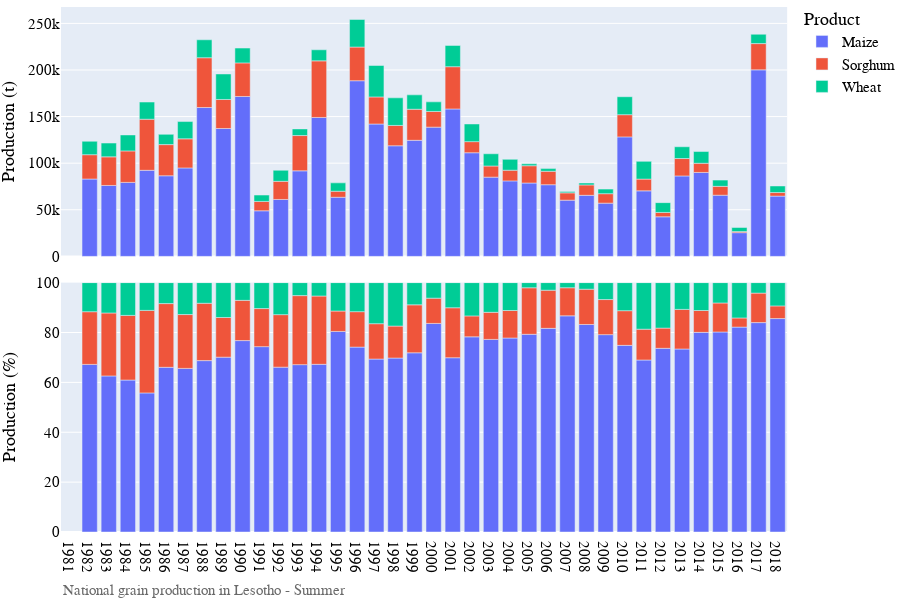
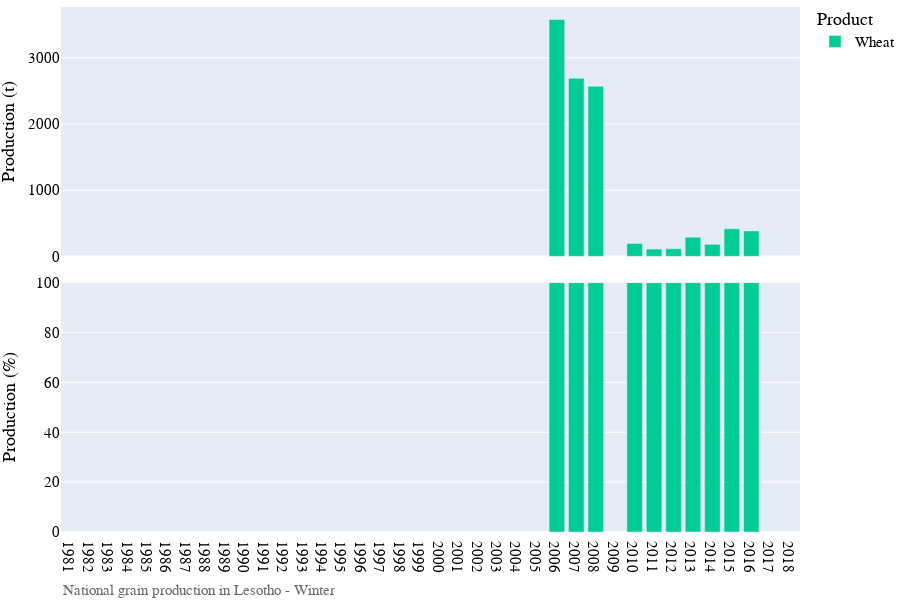

These figures' notebook cell, in order:
### Markdown cell above
## Visualization of production data

### Code cell
# Bar chart of national grain production
country_iso, country_name = 'LS', 'Lesotho'
df = pd.read_hdf('../data/crop/adm_crop_production_%s.hdf' % country_iso)
df = df[df['gscd_code']=='calibrated']; df['year'] = df['harvest_year']
year = [df['year'].min(), df['year'].max()]
product_order = ['Maize','Sorghum','Wheat']
for season_name in ['Summer','Winter']:
    footnote = 'National grain production in %s - %s' % (country_name, season_name)
    fn_save = '../figures/%s_bar_natgrainprod_%s.png' % (country_iso, season_name)
    sub = df[df['season_name'] == season_name]
    fig = PlotBarProduction(sub, year, product_order, footnote, fn_save)
    fig.show()

### Figure 1 — Plotly figure (JSON) as saved in the notebook; plotly's stock layout.template omitted (floating-point values rounded to 4 significant figures)
{"data": [{"alignmentgroup": "True", "hovertemplate": "product=Maize<br>season_name=Summer<br>type=orig_unit<br>year=%{x}<br>value=%{y}<extra></extra>", "legendgroup": "Maize", "marker": {"color": "#636efa", "pattern": {"shape": ""}}, "name": "Maize", "offsetgroup": "Maize", "orientation": "v", "showlegend": true, "textposition": "auto", "type": "bar", "x": [1982, 1983, 1984, 1985, 1986, 1987, 1988, 1989, 1990, 1991, 1992, 1993, 1994, 1995, 1996, 1997, 1998, 1999, 2000, 2001, 2002, 2003, 2004, 2005, 2006, 2007, 2008, 2009, 2010, 2011, 2012, 2013, 2014, 2015, 2016, 2017, 2018], "xaxis": "x2", "y": [83000, 76100, 79400, 92350, 86488, 94912, 159726, 137227, 171576, 48918, 61073, 91805, 149062, 63445, 188489, 142050, 118679, 124549, 138685, 158189, 111205, 85032, 80998, 78739, 76906, 60312, 65542, 57126, 128215, 70311, 42470, 86324, 90073, 65637, 25435, 200142, 64654], "yaxis": "y2"}, {"alignmentgroup": "True", "hovertemplate": "product=Maize<br>season_name=Summer<br>type=percent<br>year=%{x}<br>value=%{y}<extra></extra>", "legendgroup": "Maize", "marker": {"color": "#636efa", "pattern": {"shape": ""}}, "name": "Maize", "offsetgroup": "Maize", "orientation": "v", "showlegend": false, "textposition": "auto", "type": "bar", "x": [1982, 1983, 1984, 1985, 1986, 1987, 1988, 1989, 1990, 1991, 1992, 1993, 1994, 1995, 1996, 1997, 1998, 1999, 2000, 2001, 2002, 2003, 2004, 2005, 2006, 2007, 2008, 2009, 2010, 2011, 2012, 2013, 2014, 2015, 2016, 2017, 2018], "xaxis": "x", "y": [67.21, 62.58, 60.94, 55.76, 66.04, 65.61, 68.73, 70.11, 76.76, 74.34, 66.1, 67.12, 67.24, 80.43, 74.14, 69.35, 69.76, 71.86, 83.64, 69.88, 78.27, 77.24, 77.79, 79.28, 81.67, 86.69, 83.22, 79.15, 74.84, 68.97, 73.66, 73.39, 80.05, 80.2, 82.16, 83.97, 85.59], "yaxis": "y"}, {"alignmentgroup": "True", "hovertemplate": "product=Sorghum<br>season_name=Summer<br>type=orig_unit<br>year=%{x}<br>value=%{y}<extra></extra>", "legendgroup": "Sorghum", "marker": {"color": "#EF553B", "pattern": {"shape": ""}}, "name": "Sorghum", "offsetgroup": "Sorghum", "orientation": "v", "showlegend": true, "textposition": "auto", "type": "bar", "x": [1982, 1983, 1984, 1985, 1986, 1987, 1988, 1989, 1990, 1991, 1992, 1993, 1994, 1995, 1996, 1997, 1998, 1999, 2000, 2001, 2002, 2003, 2004, 2005, 2006, 2007, 2008, 2009, 2010, 2011, 2012, 2013, 2014, 2015, 2016, 2017, 2018], "xaxis": "x2", "y": [26100, 30700, 33768, 54823, 33458, 31232, 53447, 31140, 36062, 10043, 19467, 37850.0, 60725, 6458, 36129, 29050, 21815, 33340, 16807, 45354, 11919, 11953, 11482, 18527, 14405, 7836, 11143, 10151, 23829, 12600, 4674, 18675, 9861, 9528, 1138.0, 28191, 3837], "yaxis": "y2"}, {"alignmentgroup": "True", "hovertemplate": "product=Sorghum<br>season_name=Summer<br>type=percent<br>year=%{x}<br>value=%{y}<extra></extra>", "legendgroup": "Sorghum", "marker": {"color": "#EF553B", "pattern": {"shape": ""}}, "name": "Sorghum", "offsetgroup": "Sorghum", "orientation": "v", "showlegend": false, "textposition": "auto", "type": "bar", "x": [1982, 1983, 1984, 1985, 1986, 1987, 1988, 1989, 1990, 1991, 1992, 1993, 1994, 1995, 1996, 1997, 1998, 1999, 2000, 2001, 2002, 2003, 2004, 2005, 2006, 2007, 2008, 2009, 2010, 2011, 2012, 2013, 2014, 2015, 2016, 2017, 2018], "xaxis": "x", "y": [21.13, 25.25, 25.92, 33.1, 25.55, 21.59, 23.0, 15.91, 16.13, 15.26, 21.07, 27.67, 27.39, 8.186, 14.21, 14.18, 12.82, 19.24, 10.14, 20.04, 8.389, 10.86, 11.03, 18.65, 15.3, 11.26, 14.15, 14.06, 13.91, 12.36, 8.106, 15.88, 8.764, 11.64, 3.677, 11.83, 5.079], "yaxis": "y"}, {"alignmentgroup": "True", "hovertemplate": "product=Wheat<br>season_name=Summer<br>type=orig_unit<br>year=%{x}<br>value=%{y}<extra></extra>", "legendgroup": "Wheat", "marker": {"color": "#00cc96", "pattern": {"shape": ""}}, "name": "Wheat", "offsetgroup": "Wheat", "orientation": "v", "showlegend": true, "textposition": "auto", "type": "bar", "x": [1982, 1983, 1984, 1985, 1986, 1987, 1988, 1989, 1990, 1991, 1992, 1993, 1994, 1995, 1996, 1997, 1998, 1999, 2000, 2001, 2002, 2003, 2004, 2005, 2006, 2007, 2008, 2009, 2010, 2011, 2012, 2013, 2014, 2015, 2016, 2017, 2018], "xaxis": "x2", "y": [14400, 14800, 17127, 18434, 11009, 18520, 19237, 27367, 15889, 6844, 11855, 7127, 11895, 8984, 29599, 33722, 29641, 15426, 10320.0, 22820.0, 18958, 13109, 11647, 2050, 2860, 1426, 2075, 4900, 19271, 19031, 10516, 12624, 12581, 6673, 4385, 10027, 7052], "yaxis": "y2"}, {"alignmentgroup": "True", "hovertemplate": "product=Wheat<br>season_name=Summer<br>type=percent<br>year=%{x}<br>value=%{y}<extra></extra>", "legendgroup": "Wheat", "marker": {"color": "#00cc96", "pattern": {"shape": ""}}, "name": "Wheat", "offsetgroup": "Wheat", "orientation": "v", "showlegend": false, "textposition": "auto", "type": "bar", "x": [1982, 1983, 1984, 1985, 1986, 1987, 1988, 1989, 1990, 1991, 1992, 1993, 1994, 1995, 1996, 1997, 1998, 1999, 2000, 2001, 2002, 2003, 2004, 2005, 2006, 2007, 2008, 2009, 2010, 2011, 2012, 2013, 2014, 2015, 2016, 2017, 2018], "xaxis": "x", "y": [11.66, 12.17, 13.14, 11.13, 8.407, 12.8, 8.277, 13.98, 7.108, 10.4, 12.83, 5.211, 5.366, 11.39, 11.64, 16.46, 17.42, 8.901, 6.225, 10.08, 13.34, 11.91, 11.19, 2.064, 3.037, 2.05, 2.635, 6.789, 11.25, 18.67, 18.24, 10.73, 11.18, 8.154, 14.16, 4.207, 9.335], "yaxis": "y"}], "layout": {"annotations": [{"showarrow": false, "text": "", "textangle": 90, "x": 0.98, "xanchor": "left", "xref": "paper", "y": 0.2375, "yanchor": "middle", "yref": "paper"}, {"showarrow": false, "text": "", "textangle": 90, "x": 0.98, "xanchor": "left", "xref": "paper", "y": 0.7625, "yanchor": "middle", "yref": "paper"}, {"align": "left", "font": {"color": "dimgrey", "family": "arial", "size": 15}, "showarrow": false, "text": "National grain production in Lesotho - Summer", "x": 0, "xref": "paper", "y": -0.13, "yref": "paper"}], "barmode": "relative", "font": {"color": "black", "family": "arial", "size": 15}, "height": 600, "legend": {"title": {"text": "Product"}, "tracegroupgap": 0, "x": 1, "y": 1.01}, "margin": {"b": 0, "l": 0, "r": 0, "t": 0}, "width": 900, "xaxis": {"anchor": "y", "domain": [0, 0.98], "dtick": 1, "range": [1980.0, 2018.0], "title": {"text": ""}}, "xaxis2": {"anchor": "y2", "domain": [0, 0.98], "matches": "x", "showticklabels": false}, "yaxis": {"anchor": "x", "domain": [0, 0.475], "range": [0, 100], "title": {"text": "Production (%)"}}, "yaxis2": {"anchor": "x2", "domain": [0.525, 1], "title": {"text": "Production (t)"}}}}

### Figure 2 — Plotly figure (JSON) as saved in the notebook; plotly's stock layout.template omitted (floating-point values rounded to 4 significant figures)
{"data": [{"alignmentgroup": "True", "hovertemplate": "product=Wheat<br>season_name=Winter<br>type=orig_unit<br>year=%{x}<br>value=%{y}<extra></extra>", "legendgroup": "Wheat", "marker": {"color": "#00cc96", "pattern": {"shape": ""}}, "name": "Wheat", "offsetgroup": "Wheat", "orientation": "v", "showlegend": true, "textposition": "auto", "type": "bar", "x": [2006, 2007, 2008, 2010, 2011, 2012, 2013, 2014, 2015, 2016], "xaxis": "x2", "y": [3579, 2691, 2569, 196, 110, 114, 290, 182, 417, 385], "yaxis": "y2"}, {"alignmentgroup": "True", "hovertemplate": "product=Wheat<br>season_name=Winter<br>type=percent<br>year=%{x}<br>value=%{y}<extra></extra>", "legendgroup": "Wheat", "marker": {"color": "#00cc96", "pattern": {"shape": ""}}, "name": "Wheat", "offsetgroup": "Wheat", "orientation": "v", "showlegend": false, "textposition": "auto", "type": "bar", "x": [2006, 2007, 2008, 2010, 2011, 2012, 2013, 2014, 2015, 2016], "xaxis": "x", "y": [100, 100, 100, 100, 100, 100, 100, 100, 100, 100], "yaxis": "y"}], "layout": {"annotations": [{"showarrow": false, "text": "", "textangle": 90, "x": 0.98, "xanchor": "left", "xref": "paper", "y": 0.2375, "yanchor": "middle", "yref": "paper"}, {"showarrow": false, "text": "", "textangle": 90, "x": 0.98, "xanchor": "left", "xref": "paper", "y": 0.7625, "yanchor": "middle", "yref": "paper"}, {"align": "left", "font": {"color": "dimgrey", "family": "arial", "size": 15}, "showarrow": false, "text": "National grain production in Lesotho - Winter", "x": 0, "xref": "paper", "y": -0.13, "yref": "paper"}], "barmode": "relative", "font": {"color": "black", "family": "arial", "size": 15}, "height": 600, "legend": {"title": {"text": "Product"}, "tracegroupgap": 0, "x": 1, "y": 1.01}, "margin": {"b": 0, "l": 0, "r": 0, "t": 0}, "width": 900, "xaxis": {"anchor": "y", "domain": [0, 0.98], "dtick": 1, "range": [1980.0, 2018.0], "title": {"text": ""}}, "xaxis2": {"anchor": "y2", "domain": [0, 0.98], "matches": "x", "showticklabels": false}, "yaxis": {"anchor": "x", "domain": [0, 0.475], "range": [0, 100], "title": {"text": "Production (%)"}}, "yaxis2": {"anchor": "x2", "domain": [0.525, 1], "title": {"text": "Production (t)"}}}}
